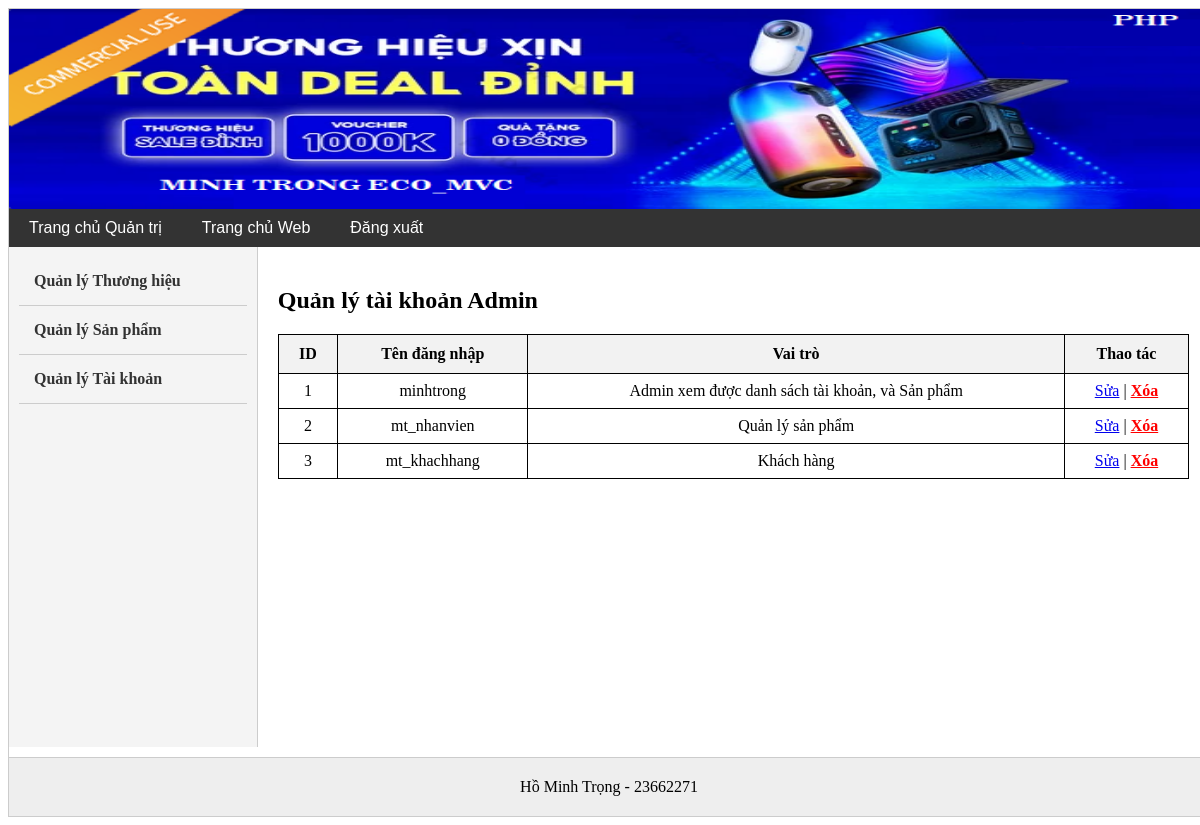
Screenshot of /admin.php?taikhoan (signed in) with the database file from the repository.
### tables this page shows
CREATE TABLE `vaitro` (
  `id` int(5) NOT NULL,
  `role` int(5) NOT NULL,
  `tenVT` varchar(255) NOT NULL,
  `MoTa` varchar(255) NOT NULL,
  `Ghichu` varchar(255) NOT NULL
);

CREATE TABLE `user` (
  `id` int(5) NOT NULL,
  `user_name` varchar(255) NOT NULL,
  `password` varchar(255) NOT NULL,
  `role` int(5) NOT NULL COMMENT '1: quản lý, 2: Nhân viên, 3: Khách hàng'
);

### Model/mTaikhoan.php (called while the page is built, shortened)
<?php
class modelTaiKhoan {    public function checkLogin($user, $pass) {
        $p = new clsKetNoi();
        $conn = $p->moketnoi();
        $pass_md5 = md5($pass);
        $sql = "SELECT * FROM user WHERE user_name = '$user' AND password = '$pass_md5'";
        $kq = mysqli_query($conn, $sql);
        $p->dongketnoi($conn);
        return $kq;
    }
    public function selectAllUser() {
    $p = new clsKetNoi();
    $conn = $p->moketnoi();
    if ($conn) {
        $sql = "SELECT u.id, u.user_name, v.tenVT
                FROM user u
                LEFT JOIN vaitro v ON u.role = v.role";
        $tbl = mysqli_query($conn, $sql);
        return $tbl;
    }
    return false;
}
}
?>

### Controller/cTaiKhoan.php (called while the page is built, shortened)
<?php
include_once("Model/mTaikhoan.php");
class controlTaiKhoan {
    public function getAllUser() {
        $p = new modelTaiKhoan();
        return $p->selectAllUser();
    }
}
?>

### View/vAdminTaiKhoan.php (the view, shortened to what this page needs)
<?php
include_once("Controller/cTaiKhoan.php");
$p = new controlTaiKhoan();
$kq = $p->getAllUser();
echo "<h2>Quản lý tài khoản Admin</h2>";
if (!$kq || mysqli_num_rows($kq) == 0) {
    echo "Không có dữ liệu tài khoản.";
} else {
    echo "<table>";
    echo "<tr>
            <th>ID</th>
            <th>Tên đăng nhập</th>
            <th>Vai trò</th>
            <th>Thao tác</th>
          </tr>";
    while ($r = mysqli_fetch_assoc($kq)) {
        echo "<tr>";
        echo "<td>" . $r['id'] . "</td>";
        echo "<td>" . $r['user_name'] . "</td>";
        echo "<td>" . $r['tenVT'] . "</td>";
        echo "<td>
                <a href='#'>Sửa</a> |
                <a href='?taikhoan&idDel=" . $r['id'] . "'
                   onclick='return confirm(\"Bạn có chắc muốn xóa tài khoản này không?\")'
                   style='color:red; font-weight:bold;'>Xóa</a>
              </td>";
        echo "</tr>";
    }
    echo "</table>";
}
?>

### admin.php (style rules this page uses)
table { width: 100%; border-collapse: collapse; margin-top: 10px; }
table, th, td { border: 1px solid black; }
th { background-color: #f2f2f2; padding: 10px; }
td { padding: 8px; text-align: center; }

### rows the page displays
vaitro: role "1", role.user_name "minhtrong", tenVT "Admin xem được danh sách tài khoản, và Sản phẩm"
vaitro: role "2", role.user_name "mt_nhanvien", tenVT "Quản lý sản phẩm"
vaitro: role "3", role.user_name "mt_khachhang", tenVT "Khách hàng"
